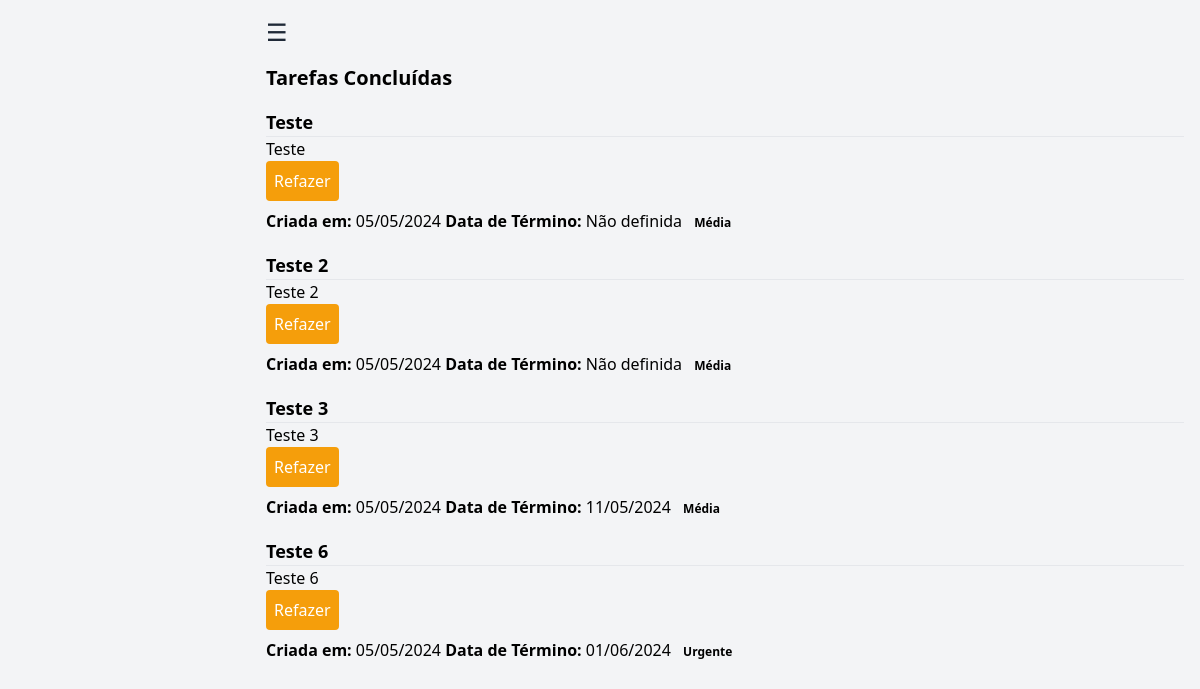
The page /completed_tasks.php (signed in) on the database its author committed.
### tables this page shows
CREATE TABLE `tasks` (
  `id` int(11) NOT NULL,
  `title` varchar(255) NOT NULL,
  `description` varchar(255) NOT NULL,
  `username` varchar(50) NOT NULL,
  `completed` tinyint(1) DEFAULT 0,
  `created_at` timestamp NOT NULL DEFAULT current_timestamp(),
  `due_date` date DEFAULT NULL,
  `priority` enum('Baixa','Média','Alta','Urgente') DEFAULT 'Média'
);

### completed_tasks.php (the view, shortened to what this page needs)
<?php
    include 'db.php';
    $username = $_SESSION['username'];
    $stmt = $conn->prepare("SELECT * FROM tasks WHERE username = ? AND completed = 1");
    $stmt->bind_param("s", $username);
    $stmt->execute();
    $tasks = $stmt->get_result();
?>
<!DOCTYPE html>
<html lang="en">
    <head>
        <link href="https://cdn.jsdelivr.net/npm/tailwindcss@2.2.19/dist/tailwind.min.css" rel="stylesheet">
    </head>
    <body class="bg-gray-100 dark:bg-gray-900 flex dark:text-white">
        <div class="content flex-grow p-4 dark:text-white">
            <button onclick="toggleSidebar()" class="mb-4 text-gray-800 dark:text-white text-2xl">&#9776;</button>
            <h1 class="text-xl font-bold mb-4">Tarefas Concluídas</h1>
            <ul>
                <?php while ($task = $tasks->fetch_assoc()): ?>
                <li class="task-item mb-4">
                    <h3 class="text-lg font-bold"><?php echo htmlspecialchars($task['title']); ?></h3>
                    <hr>
                    <p><?php echo htmlspecialchars($task['description']); ?></p>
                    <form action="undo_task.php" method="POST">
                        <button type="submit" class="bg-yellow-500 text-white p-2 rounded mb-2">Refazer</button>
                    </form>
                    <div class="task-footer">
                        <span><strong>Criada em:</strong> <?php echo date('d/m/Y', strtotime($task['created_at'])); ?></span>
                        <span><strong>Data de Término:</strong> <?php echo $task['due_date'] ? date('d/m/Y', strtotime($task['due_date'])) : 'Não definida'; ?></span>
                        <span class="inline-block rounded px-2 py-1 text-xs font-bold <?php echo $task['priority'] == 'Baixa' ? 'badge-baixa' : ($task['priority'] == 'Média' ? 'badge-media' : ($task['priority'] == 'Alta' ? 'badge-alta' : 'badge-urgente')); ?>"><?php echo $task['priority']; ?></span>
                    </div>
                </li>
                <?php endwhile; ?>
            </ul>
        </div>
    </body>
</html>

### completed_tasks.php (style rules this page uses)
.content { transition: margin-left 0.3s; margin-left: 250px; }

### rows shown on the page
tasks: title "Teste", description "Teste", created_at "05/05/2024", shows "Não definida", priority "Média"
tasks: title "Teste 2", description "Teste 2", created_at "05/05/2024", shows "Não definida", priority "Média"
tasks: title "Teste 3", description "Teste 3", created_at "05/05/2024", due_date "11/05/2024", priority "Média"
tasks: title "Teste 6", description "Teste 6", created_at "05/05/2024", due_date "01/06/2024", priority "Urgente"
